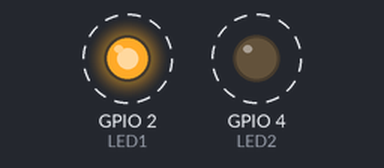
The sketch below on a simulated ESP32. Shown: output pins drawn as LEDs (lit = HIGH). Dashed ring = blinking.

Above: at 0.15 s.
Timing chart, 0 to 3.0 s (numbered marks = the images above):
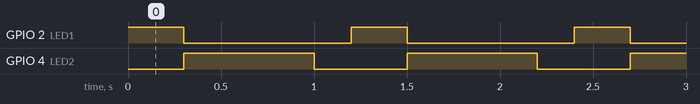

Measured:
- by itself, GPIO 2 (LED1): alternates HIGH for 0.30 s and LOW for 0.90 s
- by itself, GPIO 4 (LED2): alternates HIGH for 0.70 s and LOW for 0.50 s
- by itself, everything shown: repeats every 1.2 s, in 3 steps

The sketch:

esp32-blink.ino
```cpp
#define LED1 2
#define LED2 4

void setup() {
  pinMode(LED1, OUTPUT);
  pinMode(LED2, OUTPUT);
}

void loop() {
  digitalWrite(LED1, HIGH);
  delay(300);
  digitalWrite(LED1, LOW);

  digitalWrite(LED2, HIGH);
  delay(700);
  digitalWrite(LED2, LOW);

  delay(200);
}
```
